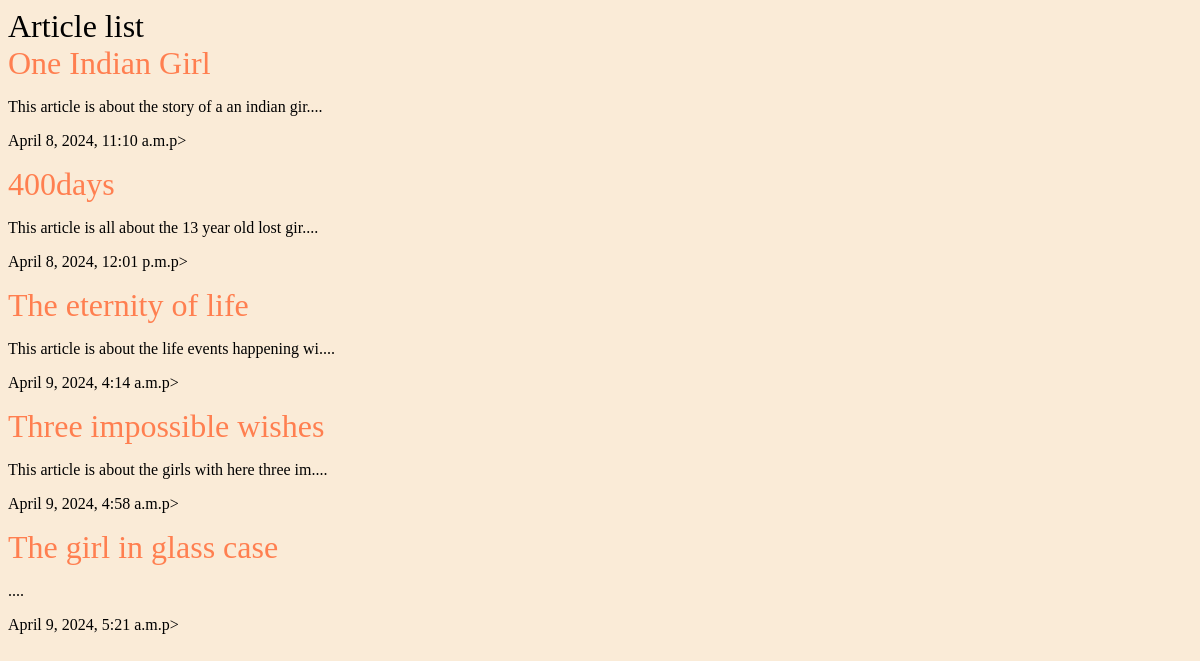
The app's page /articles/, older data.
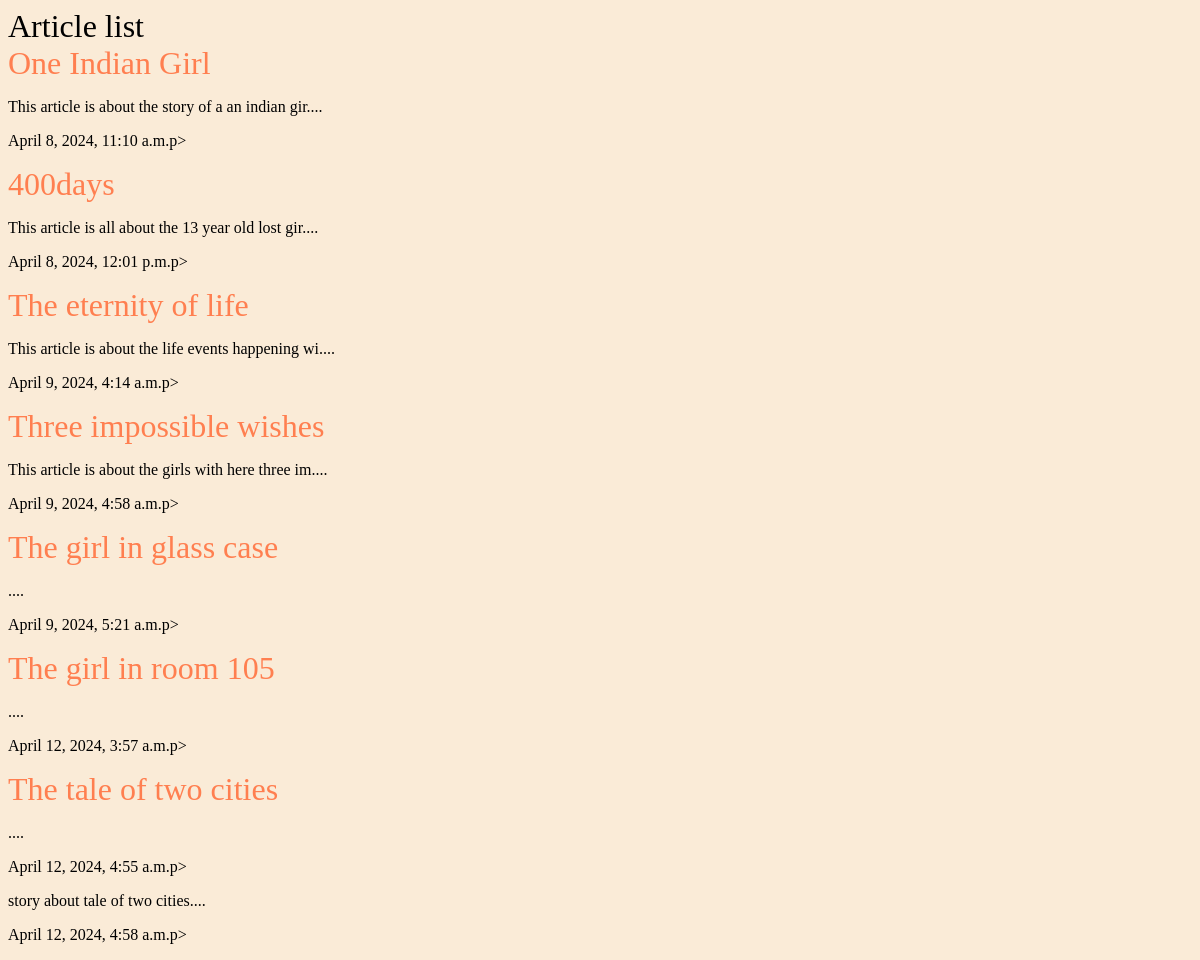
The same page, newer data.
### articles/models.py (models this page shows, shortened)
class Article(models.Model):
    title=models.CharField(max_length=100)
    slug=models.SlugField()
    body=models.TextField()
    date = models.DateTimeField(auto_now_add=True)
    def snippet(self):
        return self.body[:50] +'....'

### articles/views.py (the view)
# urls.py: path('',views.article_list,name="articles")
def article_list(request):
    articles=Article.objects.all().order_by("date")
    return render(request, 'articles/article_list.html',{'articles':articles})

### my_app/logger.py (called while the page is built)
    def __call__(self,request):
        print("Received request:",request.method,request.path)
        response = self.get_response(request)
        return response

### articles/templates/articles/article_list.html (shortened to what this page needs)
{% load static %}
<!DOCTYPE html>
<html>
    <head>
    <link rel = "stylesheet" href="{% static 'style.css'%}">
    </head>
    <body>
        <h1>Article list</h1>
        <div class="articles">
            {% for article in articles%}
            <div class="article">
                <h1><a href="#">{{article.title}}</a></h1>
                <p>{{article.snippet}}</p>
                <p>{{article.date}}p>
            </div>
            {% endfor %}
        </div>
    </body>
    </html>

Row changes from the older to the newer data that the page shows:
added Article: title "The girl in room 105", snippet "....", date "April 12, 2024, 3:57 a.m."
added Article: title "The tale of two cities", snippet "....", date "April 12, 2024, 4:55 a.m."
added Article: snippet "story about tale of two cities....", date "April 12, 2024, 4:58 a.m."
